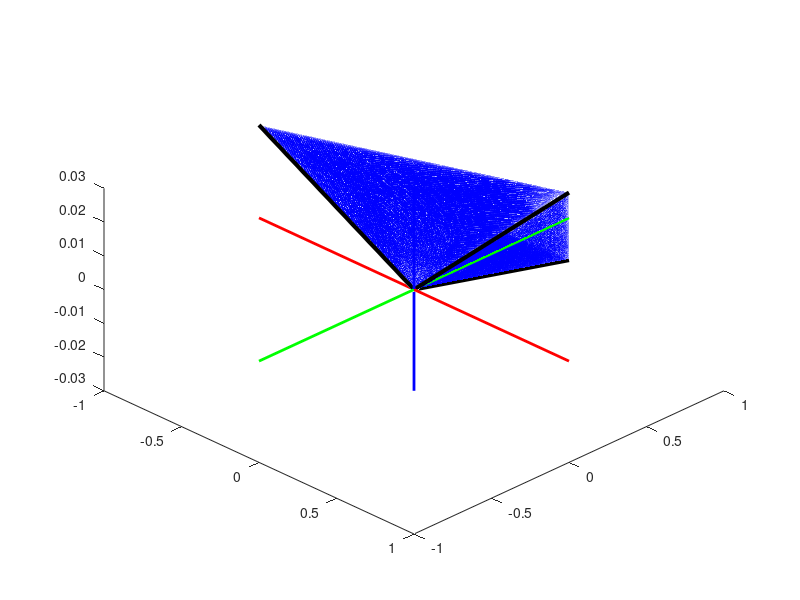

Recreate this plot in MATLAB. (Note: this script raises an error after producing the figure.)
clear;

% 力の成分
f1 = [0 1 0];
f2 = [-1 0 0];
f3 = [0 1 0];

% 位置ベクトル
l1 = [0.0075 0.03 0];
l2 = [0.005 0.0275 0];
l3 = [-0.0125 0.03 0];

moment_f1 = [];
moment_f2 = [];
moment_f3 = [];

for i = 0:0.005:1
    edit_f1 = i * f1;
    edit_f2 = i * f2;
    edit_f3 = i * f3;

    now_moment1 = cross(l1, edit_f1);
    now_moment2 = cross(l2, edit_f2);
    now_moment3 = cross(l3, edit_f3);

    wrench_f1 = [edit_f1(1) edit_f1(2) now_moment1(3)];
    wrench_f2 = [edit_f2(1) edit_f2(2) now_moment2(3)];
    wrench_f3 = [edit_f3(1) edit_f3(2) now_moment3(3)];

    moment_f1 = [moment_f1; wrench_f1];
    moment_f2 = [moment_f2; wrench_f2];
    moment_f3 = [moment_f3; wrench_f3];

end

m1 = moment_f1;
m2 = moment_f2;
m3 = moment_f3;


point1 = [];
point2 = [];
point3 = [];

hold on;

for i = 1:length(m1)
    % m1とm3の点間の距離を計算
    d = norm(m1(i,:) - m2(i,:));
    if d >= 0 % 点間の距離が1未満の場合に点を生成
        % 線分上の点を均等に生成
        t = linspace(0, 1, 100); % ここで生成する点の数を調整
        for k = t
            newPoint = (1-k)*m1(i,:) + k*m2(i,:);
            point1 = [point1; newPoint];
        end
    end
end

point1_x = reshape(point1(:, 1), [], 5);
point1_y = reshape(point1(:, 2), [], 5);
point1_z = reshape(point1(:, 3), [], 5);

s1 = surf(point1_x, point1_y, point1_z, 'FaceColor', 'b', 'EdgeColor', 'none','FaceAlpha', 0.25);

for i = 1:length(m2)
    % m1とm3の点間の距離を計算
    d = norm(m2(i,:) - m3(i,:));
    if d >= 0 % 点間の距離が1未満の場合に点を生成
        % 線分上の点を均等に生成
        t = linspace(0, 1, 100); % ここで生成する点の数を調整
        for k = t
            newPoint = (1-k)*m2(i,:) + k*m3(i,:);
            point2 = [point2; newPoint];
        end
    end
end

point2_x = reshape(point2(:, 1), [], 5);
point2_y = reshape(point2(:, 2), [], 5);
point2_z = reshape(point2(:, 3), [], 5);

s2 = surf(point2_x, point2_y, point2_z, 'FaceColor', 'b', 'EdgeColor', 'none','FaceAlpha', 0.25);

for i = 1:length(m3)
    % m1とm3の点間の距離を計算
    d = norm(m3(i,:) - m1(i,:));
    if d >= 0 % 点間の距離が1未満の場合に点を生成
        % 線分上の点を均等に生成
        t = linspace(0, 1, 100); % ここで生成する点の数を調整
        for k = t
            newPoint = (1-k)*m3(i,:) + k*m1(i,:);
            point3 = [point3; newPoint];
        end
    end
end

point3_x = reshape(point3(:, 1), [], 5);
point3_y = reshape(point3(:, 2), [], 5);
point3_z = reshape(point3(:, 3), [], 5);

s3 = surf(point3_x, point3_y, point3_z, 'FaceColor', 'b', 'EdgeColor', 'none','FaceAlpha', 0.25);

vertex = [];

vertex = [vertex; moment_f1(1, :)];
vertex = [vertex; moment_f1(end, :)];
plot3(vertex(:, 1), vertex(:, 2), vertex(:, 3), 'k', 'LineWidth', 3);

vertex = [];
vertex = [vertex; moment_f2(1, :)];
vertex = [vertex; moment_f2(end, :)];
plot3(vertex(:, 1), vertex(:, 2), vertex(:, 3), 'k', 'LineWidth', 3);

vertex = [];
vertex = [vertex; moment_f3(1, :)];
vertex = [vertex; moment_f3(end, :)];
plot3(vertex(:, 1), vertex(:, 2), vertex(:, 3), 'k', 'LineWidth', 3);

xlim([-1 1]);
ylim([-1 1]);
zlim([-0.03 0.03]);

% X軸
line([min(get(gca, 'XLim')) max(get(gca, 'XLim'))], [0 0], [0 0], 'Color', 'red', 'LineWidth', 2);

% Y軸
line([0 0], [min(get(gca, 'YLim')) max(get(gca, 'YLim'))], [0 0], 'Color', 'green', 'LineWidth', 2);

% Z軸
line([0 0], [0 0], [min(get(gca, 'ZLim')) max(get(gca, 'ZLim'))], 'Color', 'blue', 'LineWidth', 2);

view(45, 45);


test1 = moment_f1(end, :);
test2 = moment_f2(end, :);
test3 = moment_f3(end, :);


test_times1 = cross(test1, test2);
test_times2 = cross(test2, test3);
test_times3 = cross(test3, test1);

syms x y z;

plane1 = test_times1(1) * x + test_times1(2) * y + test_times1(3) * z;
plane2 = test_times2(1) * x + test_times2(2) * y + test_times2(3) * z;
plane3 = test_times3(1) * x + test_times3(2) * y + test_times3(3) * z;
